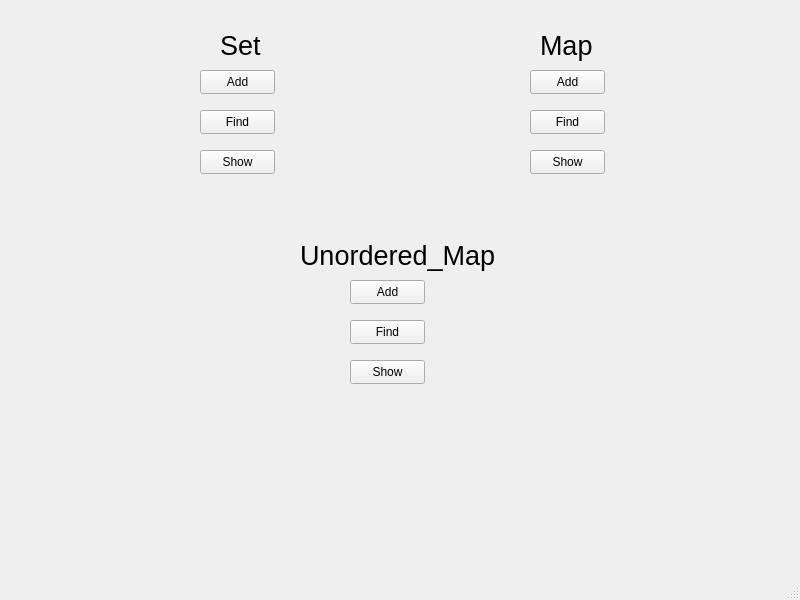
<?xml version="1.0" encoding="UTF-8"?>
<ui version="4.0">
 <class>MainWindow</class>
 <widget class="QMainWindow" name="MainWindow">
  <property name="geometry">
   <rect>
    <x>0</x>
    <y>0</y>
    <width>800</width>
    <height>600</height>
   </rect>
  </property>
  <property name="windowTitle">
   <string>MainWindow</string>
  </property>
  <widget class="QWidget" name="centralwidget">
   <widget class="QPushButton" name="pushButton">
    <property name="geometry">
     <rect>
      <x>200</x>
      <y>70</y>
      <width>75</width>
      <height>24</height>
     </rect>
    </property>
    <property name="text">
     <string>Add</string>
    </property>
   </widget>
   <widget class="QPushButton" name="pushButton_2">
    <property name="geometry">
     <rect>
      <x>200</x>
      <y>150</y>
      <width>75</width>
      <height>24</height>
     </rect>
    </property>
    <property name="text">
     <string>Show</string>
    </property>
   </widget>
   <widget class="QPushButton" name="pushButton_3">
    <property name="geometry">
     <rect>
      <x>530</x>
      <y>150</y>
      <width>75</width>
      <height>24</height>
     </rect>
    </property>
    <property name="text">
     <string>Show</string>
    </property>
   </widget>
   <widget class="QPushButton" name="pushButton_4">
    <property name="geometry">
     <rect>
      <x>530</x>
      <y>70</y>
      <width>75</width>
      <height>24</height>
     </rect>
    </property>
    <property name="text">
     <string>Add</string>
    </property>
   </widget>
   <widget class="QLabel" name="label">
    <property name="geometry">
     <rect>
      <x>220</x>
      <y>30</y>
      <width>49</width>
      <height>31</height>
     </rect>
    </property>
    <property name="font">
     <font>
      <pointsize>20</pointsize>
     </font>
    </property>
    <property name="text">
     <string>Set</string>
    </property>
   </widget>
   <widget class="QLabel" name="label_2">
    <property name="geometry">
     <rect>
      <x>540</x>
      <y>30</y>
      <width>61</width>
      <height>31</height>
     </rect>
    </property>
    <property name="font">
     <font>
      <pointsize>20</pointsize>
     </font>
    </property>
    <property name="text">
     <string>Map</string>
    </property>
   </widget>
   <widget class="QLabel" name="label_3">
    <property name="geometry">
     <rect>
      <x>300</x>
      <y>240</y>
      <width>211</width>
      <height>31</height>
     </rect>
    </property>
    <property name="font">
     <font>
      <pointsize>20</pointsize>
     </font>
    </property>
    <property name="text">
     <string>Unordered_Map</string>
    </property>
   </widget>
   <widget class="QPushButton" name="pushButton_5">
    <property name="geometry">
     <rect>
      <x>350</x>
      <y>280</y>
      <width>75</width>
      <height>24</height>
     </rect>
    </property>
    <property name="text">
     <string>Add</string>
    </property>
   </widget>
   <widget class="QPushButton" name="pushButton_6">
    <property name="geometry">
     <rect>
      <x>350</x>
      <y>360</y>
      <width>75</width>
      <height>24</height>
     </rect>
    </property>
    <property name="text">
     <string>Show</string>
    </property>
   </widget>
   <widget class="QPushButton" name="pushButton_7">
    <property name="geometry">
     <rect>
      <x>200</x>
      <y>110</y>
      <width>75</width>
      <height>24</height>
     </rect>
    </property>
    <property name="text">
     <string>Find</string>
    </property>
   </widget>
   <widget class="QPushButton" name="pushButton_8">
    <property name="geometry">
     <rect>
      <x>530</x>
      <y>110</y>
      <width>75</width>
      <height>24</height>
     </rect>
    </property>
    <property name="text">
     <string>Find</string>
    </property>
   </widget>
   <widget class="QPushButton" name="pushButton_9">
    <property name="geometry">
     <rect>
      <x>350</x>
      <y>320</y>
      <width>75</width>
      <height>24</height>
     </rect>
    </property>
    <property name="text">
     <string>Find</string>
    </property>
   </widget>
  </widget>
  <widget class="QMenuBar" name="menubar">
   <property name="geometry">
    <rect>
     <x>0</x>
     <y>0</y>
     <width>800</width>
     <height>22</height>
    </rect>
   </property>
  </widget>
  <widget class="QStatusBar" name="statusbar"/>
 </widget>
 <resources/>
 <connections/>
</ui>
